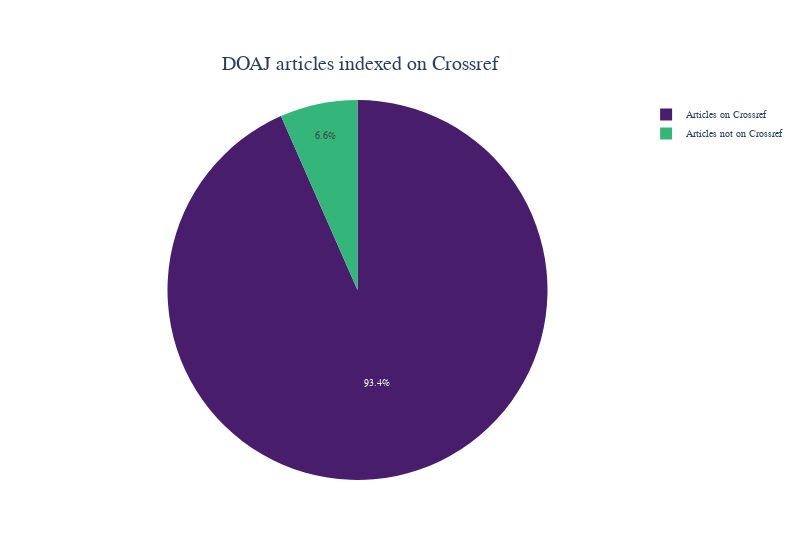

Here is the notebook cell this chart was saved with:
### Markdown cell above
# 1) Percentage of DOIs registered on Crossref

### Code cell
totdoi = len(frame)
oncross = frame['on-crossref'].sum()
new = pd.DataFrame()
noton = totdoi - oncross
new['val'] = [noton, oncross]
new['ref'] = ['Articles not on Crossref', 'Articles on Crossref']
fig = px.pie(new, values='val', names='ref',color='ref', color_discrete_map={
                                'Articles not on Crossref':'#34B67A',
                                'Articles on Crossref':'#471D6C'}, width=800,
title ="DOAJ articles indexed on Crossref")

fig.update_layout(
    font_family="sans-serif",
    title_font_size=20,
    font_size=10,
    title = {'xanchor': 'center', 'y':0.9,'x':0.45},
)

fig.show()
fig.write_image("images/fig1.png")

### Figure 1 — Plotly figure (JSON) as saved in the notebook; plotly's stock layout.template omitted (floating-point values rounded to 4 significant figures)
{"data": [{"customdata": [["Articles not on Crossref"], ["Articles on Crossref"]], "domain": {"x": [0, 1], "y": [0, 1]}, "hovertemplate": "ref=%{customdata[0]}<br>val=%{value}<extra></extra>", "labels": ["Articles not on Crossref", "Articles on Crossref"], "legendgroup": "", "marker": {"colors": ["#34B67A", "#471D6C"]}, "name": "", "showlegend": true, "type": "pie", "values": [384820, 5444827]}], "layout": {"font": {"family": "sans-serif", "size": 10}, "legend": {"tracegroupgap": 0}, "title": {"font": {"size": 20}, "text": "DOAJ articles indexed on Crossref", "x": 0.45, "xanchor": "center", "y": 0.9}, "width": 800}}
